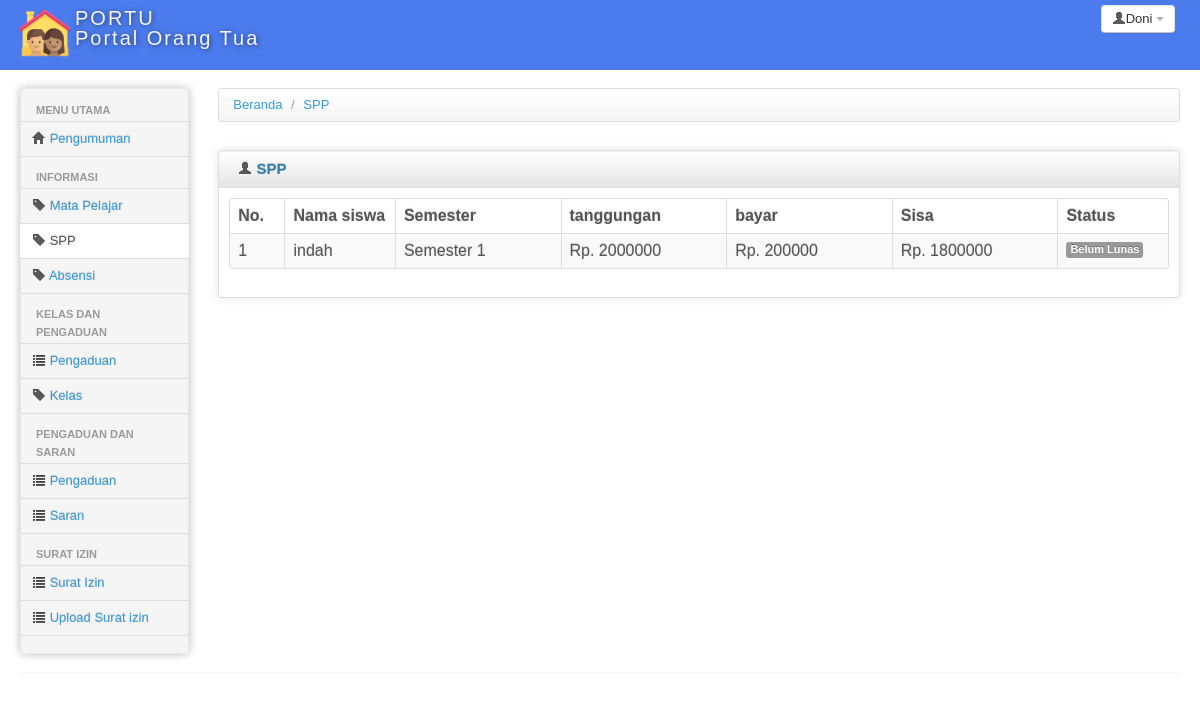
The page /portu/index.php?modul=spp (signed in) on the database its author committed.
### tables this page shows
CREATE TABLE IF NOT EXISTS `spp` (
  `id_spp` int(11) NOT NULL AUTO_INCREMENT,
  `tanggungan` int(11) NOT NULL,
  `bayar` int(11) NOT NULL,
  `semester` int(4) NOT NULL,
  `id_s` int(11) NOT NULL,
  PRIMARY KEY (`id_spp`)
);

CREATE TABLE IF NOT EXISTS `siswa` (
  `id_s` int(11) NOT NULL AUTO_INCREMENT,
  `nama_s` varchar(111) NOT NULL,
  `id_kelas` int(11) NOT NULL,
  `id_ortu` int(11) NOT NULL,
  `id_guru` int(11) NOT NULL,
  PRIMARY KEY (`id_s`),
  KEY `id_kelas` (`id_kelas`)
);

### portu/modul/mod_SPP/spp.php (the view, shortened to what this page needs)
<?php
$id = $_SESSION['id_or'];
$query = mysql_query("select * from spp inner join siswa on spp.id_s = siswa.id_s inner join ortu on siswa.id_ortu = ortu.id_ortu where siswa.id_ortu= $id; ");
?>
<div>
    <ul class="breadcrumb">
        <li>
            <a href="index.php?modul=home">Beranda</a> <span class="divider">/</span>
        </li>
        <li>
            <a href="index.php?modul=jenis_motor">SPP</a>
        </li>
    </ul>
</div>
<div class="row-fluid sortable">
    <div class="box span12">
        <div class="box-header well" data-original-title>
            <h2><i class="icon-user"></i> SPP</h2>
        </div>
        <div class="box-content">
            <table class="table table-striped table-bordered bootstrap-datatable datatable">
                <thead>
                    <tr>
                        <th style="width: 5%;">
                            No.
                        </th>
                        <th style="width: 10%;">
                            Nama siswa
                        </th>
                        <th style="width: 15%;">
                            Semester
                        </th>
                        <th style="width: 15%;">
                            tanggungan
                        </th>
                        <th style="width: 15%;">
                            bayar
                        </th>
                        <th style="width: 15%;">
                            Sisa
                        </th>
                        <th style="width: 10%;">
                            Status
                        </th>
                    </tr>
                </thead>
                <tbody>
                    <?php
                    $i = 1;
                    while ($data = mysql_fetch_array($query)) {
                    ?>
                        <tr>
                            <td><?php echo $i++; ?></td>
                            <td><?php echo $data['nama_s']; ?></td>
                            <td>Semester <?php echo $data['semester']; ?></td>
                            <td>Rp. <?php echo $data['tanggungan']; ?></td>
                            <td>Rp. <?php echo $data['bayar']; ?></td>
                            <td>Rp. <?php echo $data['tanggungan']-$data['bayar']; ?></td>
                            <td>
                              <?php
                                      if ($data['tanggungan']- $data['bayar']==0) {
                                        ?>
                                          <span class="label label-primary">Lunas</span>
                                        <?php
                                      }else {
                                        ?>
                                          <span class="label label-danger">Belum Lunas</span>
                                        <?php
                                      }
                               ?>
                            </td>
                        </tr>
                    <?php } ?>
                </tbody>
            </table>
        </div>
    </div>
</div>

### portu/css/charisma-app.css (style rules this page uses)
.box { border: 1px solid #DEDEDE; border-radius:3px; -webkit-border-radius:3px; -moz-border-radius:3px; margin-top: 10px; margin-bottom: 10px ; box-shadow: 0 0 10px rgba(189, 189, 189, 0.4); -webkit-box-shadow: 0 0 10px rgba(189, 189, 189, 0.4); -moz-box-shadow: 0 0 10px rgba(189, 189, 189, 0.4); }
.box-header { border:none; padding-top:5px; border-bottom: 1px solid #DEDEDE; border-radius:3px 3px 0 0; -webkit-border-radius:3px 3px 0 0; -moz-border-radius:3px 3px 0 0; height:12px; min-height:12px; margin-bottom: 0; cursor:move; font-weight:bold; font-size:16px; background: -moz-linear-gradient(top, rgba(255,255,255,0) 0%, rgba(0,0,0,0.1) 100%); background: -webkit-gradient(linear, left top, left bottom, color-stop(0%,rgba(255,255,255,0)), color-stop(100%,rgba(0,0,0,0.1))); background: -webkit-linear-gradient(top, rgba(255,255,255,0) 0%,rgba(0,0,0,0.1) 100%); background: -o-linear-gradient(top, rgba(255,255,255,0) 0%,rgba(0,0,0,0.1) 100%); background: -ms-linear-gradient(top, rgba(255,255,255,0) 0%,rgba(0,0,0,0.1) 100%); background: linear-gradient(to bottom, rgba(255,255,255,0) 0%,rgba(0,0,0,0.1) 100%); filter: progid:DXImageTransform.Microsoft.gradient( startColorstr='#00ffffff', endColorstr='#1a000000',GradientType=0 ); }
.box-header h2 { font-size:15px; width:auto; clear:none; float:left; line-height:25px; white-space: nowrap; }
.box-header h2 > i { margin-top:1px; }
.box-content { padding:10px; }

### portu/header.php (style rules this page uses)
body { padding-bottom: 40px; }

### rows shown on the page
spp: siswa.nama_s "indah", semester "1", tanggungan "2000000", bayar "200000", $data['tanggungan']-$data['bayar'] "1800000", shows "Belum Lunas"

### other values the page prints
$_SESSION['nama'] "Doni"
